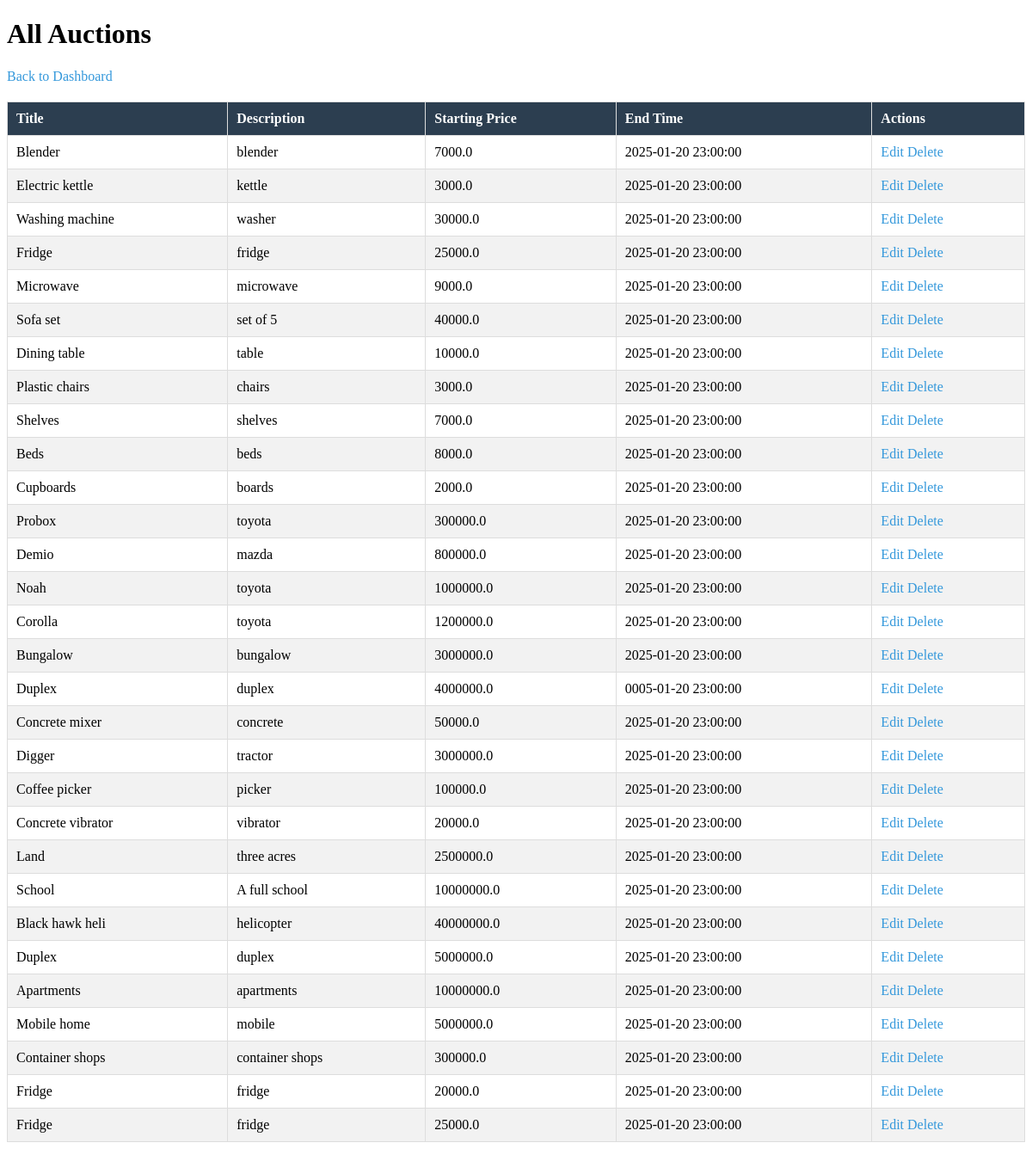
The app's page /admin/view-auctions (signed in), older data.
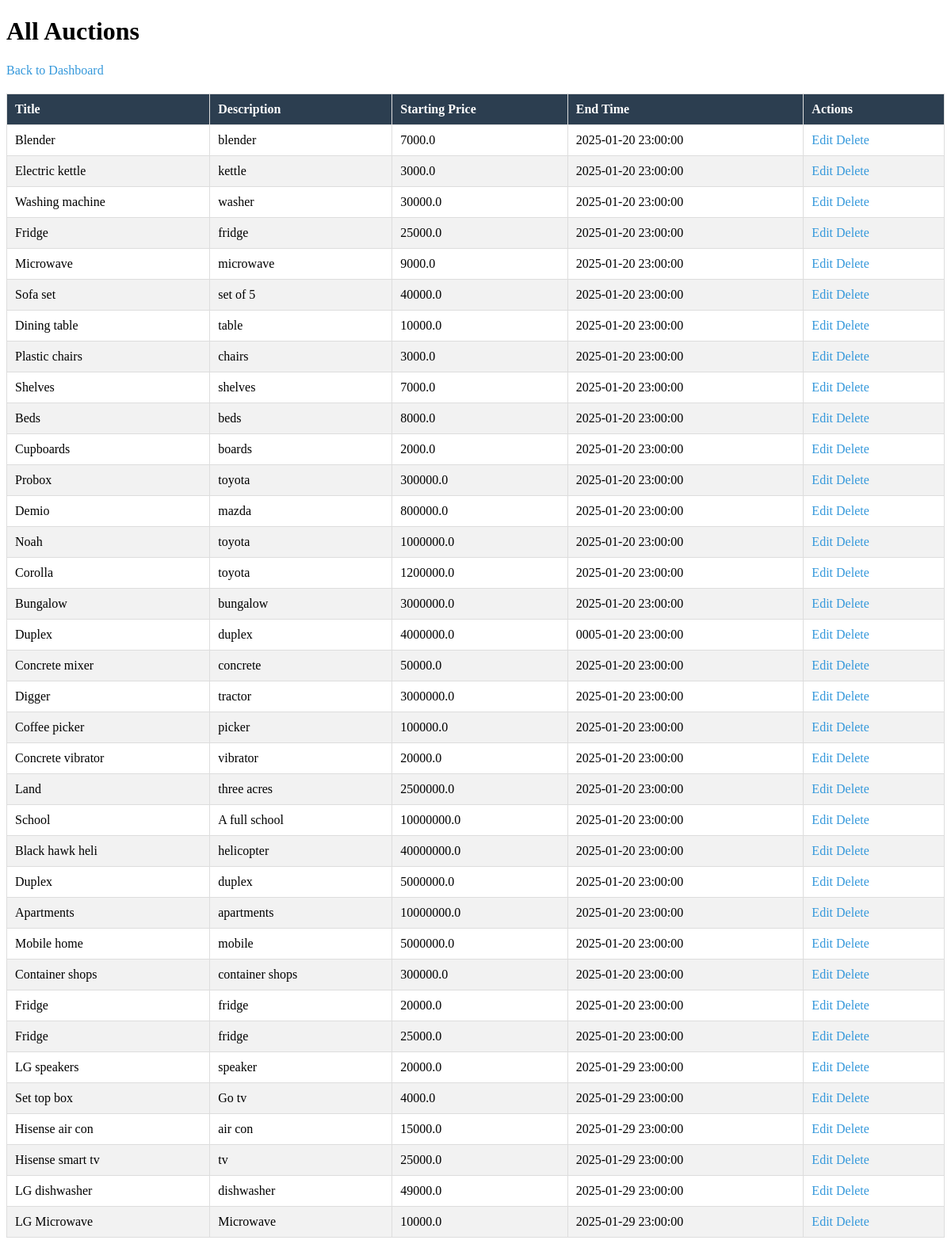
The same page, newer data.
### models.py (models this page shows)
class AuctionItem(db.Model):
    id = db.Column(db.Integer, primary_key=True)
    title = db.Column(db.String(100), nullable=False)
    description = db.Column(db.Text, nullable=False)
    starting_price = db.Column(db.Float, nullable=False)
    image = db.Column(db.String(100), nullable=True)
    end_time = db.Column(db.DateTime, nullable=False)
    bids = db.relationship('Bid', backref='auction_item', lazy=True)
    category = db.Column(db.String(50), nullable=False)  # New field for category

### app.py (the view)
@app.route('/admin/view-auctions', methods=['GET'])
@login_required
def view_auctions():
    if not current_user.is_admin:
        flash('Unauthorized access!')
        return redirect(url_for('home'))
    auctions = AuctionItem.query.all()
    return render_template('view_auctions.html', auctions=auctions)

### app.py (called while the page is built)
@app.context_processor
def inject_user_model():
    from models import User  # Import your User model here
    return dict(User=User)

@login_manager.user_loader
def load_user(user_id):
    return User.query.get(int(user_id))

### templates/view_auctions.html (shortened to what this page needs)
<!DOCTYPE html>
<html>
<head>
</head>
<body>
    <h1>All Auctions</h1>
    <a href="{{ url_for('admin_dashboard') }}">Back to Dashboard</a>
    <table>
        <thead>
            <tr>
                <th>Title</th>
                <th>Description</th>
                <th>Starting Price</th>
                <th>End Time</th>
                <th>Actions</th>
            </tr>
        </thead>
        <tbody>
            {% for auction in auctions %}
            <tr>
                <td>{{ auction.title }}</td>
                <td>{{ auction.description }}</td>
                <td>{{ auction.starting_price }}</td>
                <td>{{ auction.end_time }}</td>
                <td>
                    <a href="{{ url_for('edit_auction', auction_id=auction.id) }}">Edit</a>
                    <a href="{{ url_for('delete_auction', auction_id=auction.id) }}">Delete</a>
                </td>
            </tr>
            {% endfor %}
        </tbody>
    </table>
</body>
</html>

### templates/view_auctions.html (style rules this page uses)
table { width: 100%; border-collapse: collapse; margin-top: 20px; }
table, th, td { border: 1px solid #ddd; }
th, td { padding: 10px; text-align: left; }
th { background-color: #2c3e50; color: white; }
tr:nth-child(even) { background-color: #f2f2f2; }
a { color: #3498db; text-decoration: none; }

Row changes from the older to the newer data that the page shows:
added AuctionItem: title "LG speakers", description "speaker", starting_price "20000.0", end_time "2025-01-29 23:00:00"
added AuctionItem: title "Set top box", description "Go tv", starting_price "4000.0", end_time "2025-01-29 23:00:00"
added AuctionItem: title "Hisense air con", description "air con", starting_price "15000.0", end_time "2025-01-29 23:00:00"
added AuctionItem: title "Hisense smart tv", description "tv", starting_price "25000.0", end_time "2025-01-29 23:00:00"
added AuctionItem: title "LG dishwasher", description "dishwasher", starting_price "49000.0", end_time "2025-01-29 23:00:00"
added AuctionItem: title "LG Microwave", description "Microwave", starting_price "10000.0", end_time "2025-01-29 23:00:00"
